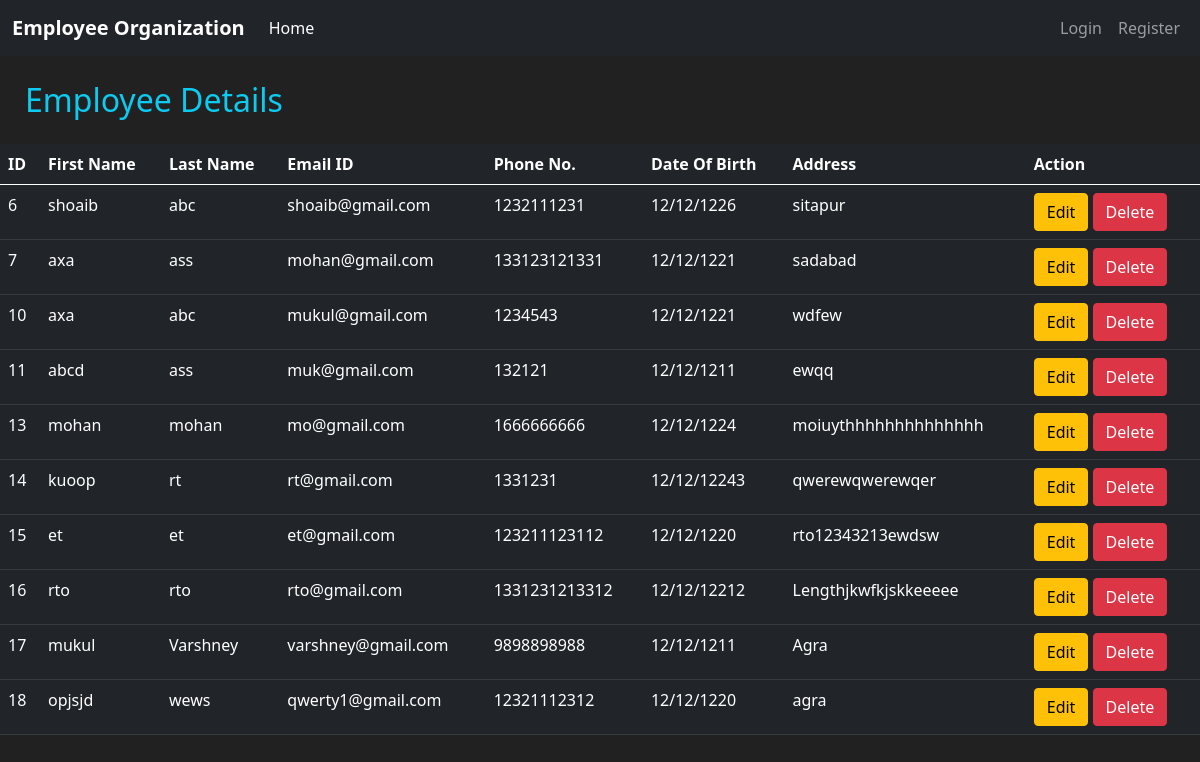
Page /Emp_details on the committed database.
### Employee/models.py (models this page shows)
class Item(db.Model, UserMixin):
    id=db.Column(db.Integer(), primary_key=True)
    Firstname=db.Column(db.String(length=20), nullable=False)
    Lastname=db.Column(db.String(length=20), nullable=False)
    Email=db.Column(db.String(length=20), nullable=False, unique=True)
    phone=db.Column(db.Integer(), nullable=False, unique=True)
    DOB=db.Column(db.String(length=10), nullable=False)
    Address=db.Column(db.String(length=20), nullable=False)
    Role=db.Column(db.String(), nullable=False)
    password_hash=db.Column(db.String(length=15), nullable=False)

### Employee/routes.py (the view)
@app.route('/Emp_details')
def Emp_details():
    items = Item.query.all()
    return render_template('Emp_details.html', items=items)

### Employee/templates/Emp_details.html (shortened to what this page needs)
{% extends 'Base.html' %}
{% block content %}
    <h2 class="text-info" style="margin:25px;">Employee Details</h2>
    <table class="table table-hover table-dark">
        <thead>
            <tr>
                <th scope="col">ID</th>
                <th scope="col">First Name</th>
                <th scope="col">Last Name</th>
                <th scope="col">Email ID</th>
                <th scope="col">Phone No.</th>
                <th scope="col">Date Of Birth</th>
                <th scope="col">Address</th>
                <th scope="col">Action</th>
            </tr>
        </thead>
        <tbody>
            {% for item in items %}
            <tr>
                <td>{{item.id}}</td>
                <td>{{item.Firstname}}</td>
                <td>{{item.Lastname}}</td>
                <td>{{item.Email}}</td>
                <td>{{item.phone}}</td>
                <td>{{item.DOB}}</td>
                <td>{{item.Address}}</td>
                <td>
                    <a href="/update/{{item.id}}" class="btn btn-warning">Edit</a>
                    <a href="/delete/{{item.id}}" class="btn btn-danger">Delete</a>
                </td>
            </tr>
            {% endfor %}
        </tbody>
    </table>
{% endblock %}

### Employee/templates/Base.html (shortened to what this page needs)
<!DOCTYPE html>
<html lang="en">
<head>
    <link href="https://cdn.jsdelivr.net/npm/bootstrap@5.0.2/dist/css/bootstrap.min.css" rel="stylesheet">
</head>
<body>
    <nav class="navbar navbar-expand-lg navbar-dark bg-dark">
        <div class="container-fluid">
            <b><a class="navbar-brand" href="#">Employee Organization</a></b>
            <div class="collapse navbar-collapse" id="navbarSupportedContent">
                <div class="navbar-nav">
                    <a href="/" class="nav-item nav-link active">Home</a>
                </div>
                {% if current_user.is_authenticated %}
                    {% if current_user.Role=='Admin' %}
                        <div class="navbar-nav">
                            <a href="/Emp_details" class="nav-item nav-link active">Emp_details</a>
                        </div>
                        <div class="navbar-nav ms-auto">
                            <form class="d-flex" method="post" action="/Emp_details/search">
                                <input class="form-control me-2"  style="margin-right:10px" type="search" placeholder="Search" aria-label="Search" name="searched">
                                <button class="btn btn-outline-success" style="margin-right:10px" type="submit">Search</button>
                            </form>
                            <a class="nav-item nav-link active">Welcome, {{current_user.Firstname}} {{current_user.Lastname}}</a>
                            <a href="/logout" class="nav-item nav-link">Logout</a>
                        </div>
                    {% endif %}
                    {% if current_user.Role=='Employee' %}
                        <div class="navbar-nav">
                            <a href="/Individual_details" class="nav-item nav-link active">Individual_details</a>
                        </div>
                        <div class="navbar-nav ms-auto">
                            <a class="nav-item nav-link active">Welcome, {{current_user.Firstname}} {{current_user.Lastname}}</a>
                            <a href="/logout" class="nav-item nav-link">Logout</a>
                        </div>
                    {% endif %}
                {% else %}
                <div class="navbar-nav ms-auto">
                    <a href="/login" class="nav-item nav-link">Login</a>
                    <a href="/register" class="nav-item nav-link">Register</a>
                </div>
                {% endif %}
            </div>
        </div>
    </nav>
    {% block content %}
    {% endblock %}
</body>
</html>

### Employee/templates/Base.html (style rules this page uses)
body { background-color:#212121; color:white; }

### rows in the picture
Item: id "6", Firstname "shoaib", Lastname "abc", Email "shoaib@gmail.com", phone "1232111231", DOB "12/12/1226", Address "sitapur"
Item: id "7", Firstname "axa", Lastname "ass", Email "mohan@gmail.com", phone "133123121331", DOB "12/12/1221", Address "sadabad"
Item: id "10", Firstname "axa", Lastname "abc", Email "mukul@gmail.com", phone "1234543", DOB "12/12/1221", Address "wdfew"
Item: id "11", Firstname "abcd", Lastname "ass", Email "muk@gmail.com", phone "132121", DOB "12/12/1211", Address "ewqq"
Item: id "13", Firstname "mohan", Lastname "mohan", Email "mo@gmail.com", phone "1666666666", DOB "12/12/1224", Address "moiuythhhhhhhhhhhhhh"
Item: id "14", Firstname "kuoop", Lastname "rt", Email "rt@gmail.com", phone "1331231", DOB "12/12/12243", Address "qwerewqwerewqer"
Item: id "15", Firstname "et", Lastname "et", Email "et@gmail.com", phone "123211123112", DOB "12/12/1220", Address "rto12343213ewdsw"
Item: id "16", Firstname "rto", Lastname "rto", Email "rto@gmail.com", phone "1331231213312", DOB "12/12/12212", Address "Lengthjkwfkjskkeeeee"
Item: id "17", Firstname "mukul", Lastname "Varshney", Email "varshney@gmail.com", phone "9898898988", DOB "12/12/1211", Address "Agra"
Item: id "18", Firstname "opjsjd", Lastname "wews", Email "qwerty1@gmail.com", phone "12321112312", DOB "12/12/1220", Address "agra"
